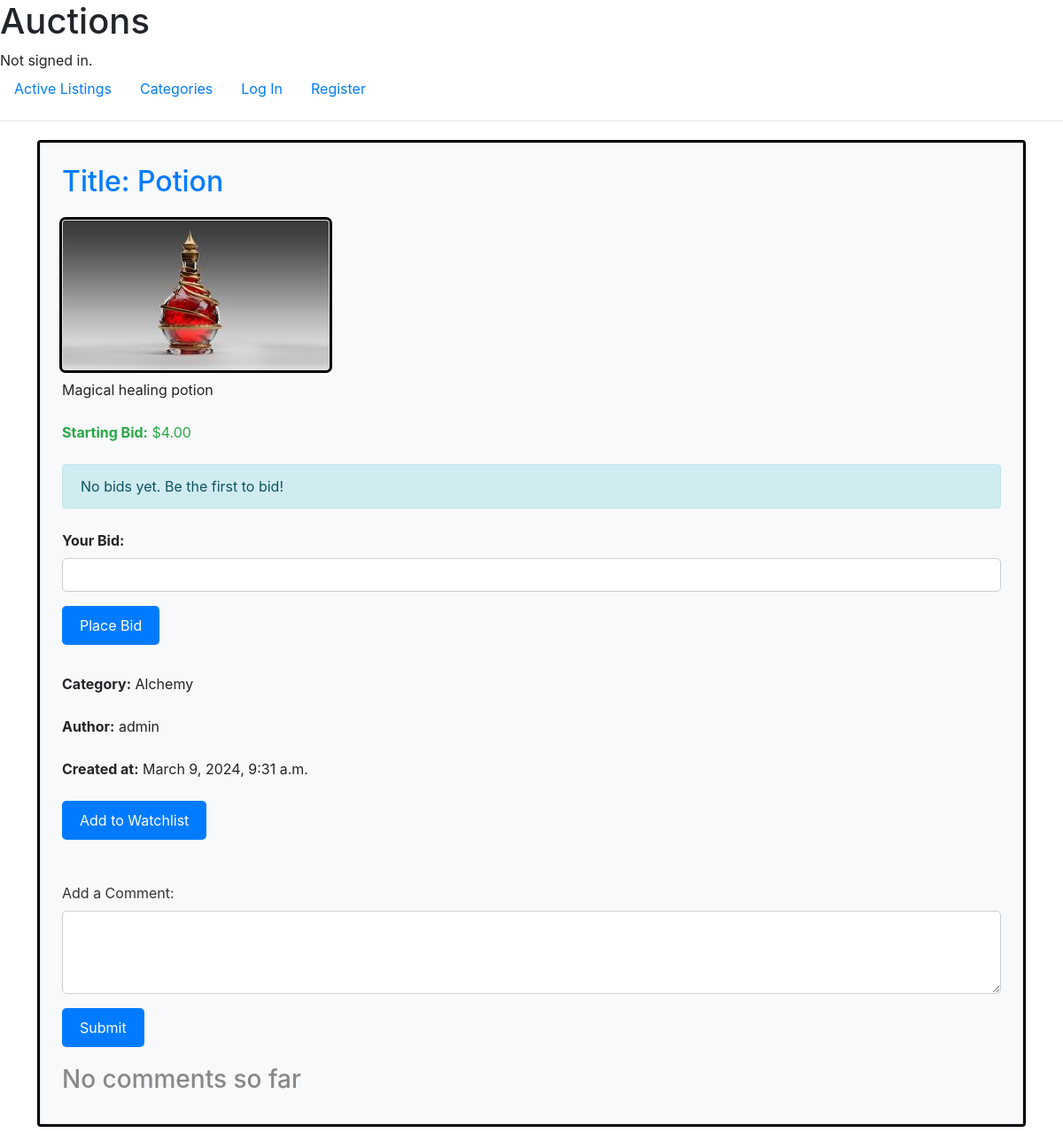
The app's page /listings/1, older data.
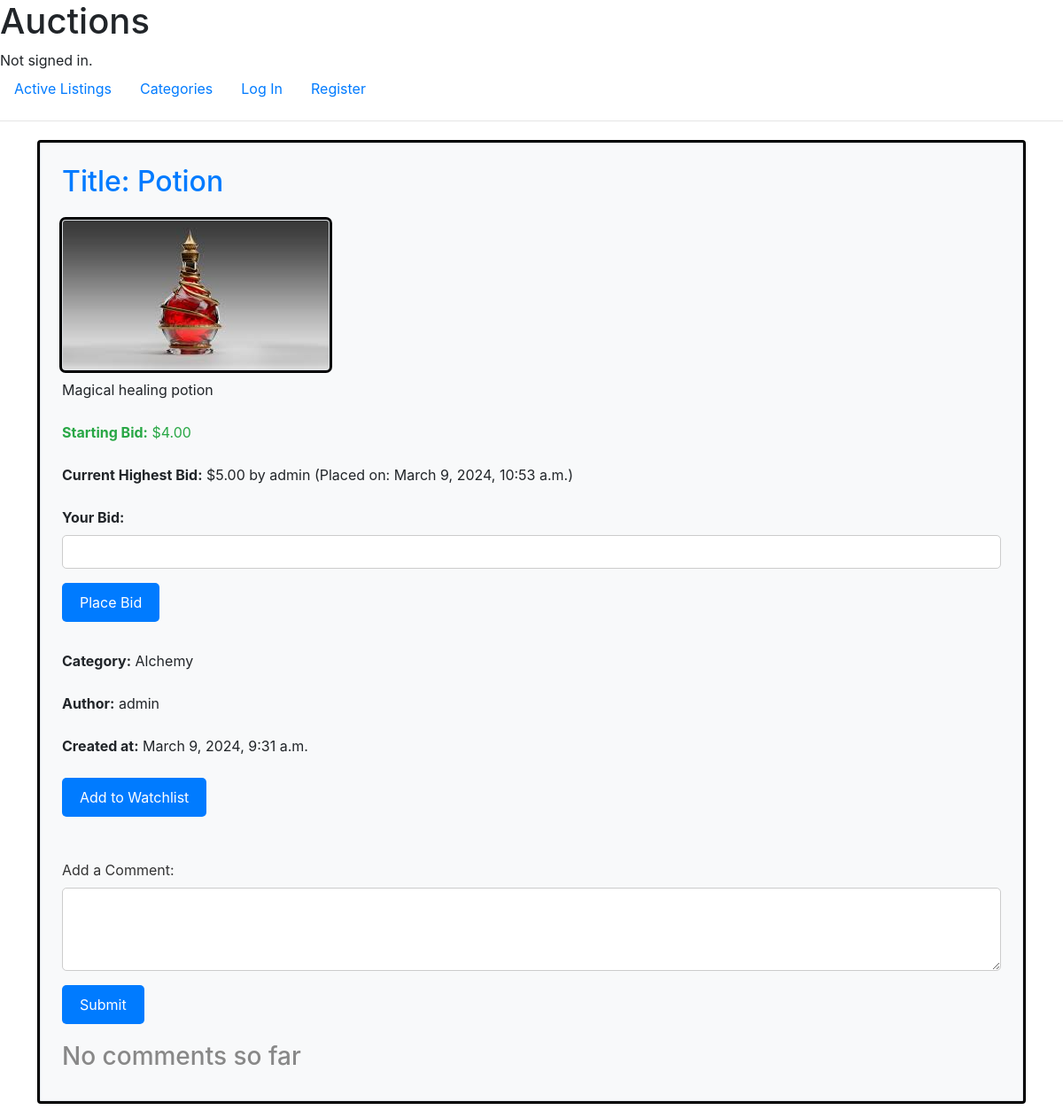
The same page, newer data.
### auctions/models.py (models this page shows)
class Bid(models.Model):
    listing = models.ForeignKey(Listing, on_delete=models.CASCADE, related_name='bids')
    bidder = models.ForeignKey(User, on_delete=models.CASCADE, related_name='bids')
    amount = models.DecimalField(max_digits=10, decimal_places=2)
    created_at = models.DateTimeField(auto_now_add=True)

class User(AbstractUser):
    watchlist = models.ManyToManyField('Listing', related_name='watchers', blank=True)

### auctions/views.py (the view)
# urls.py: path("listings/<int:listing_id>", views.listing_detail, name="listing_detail"),
def listing_detail(request, listing_id):
    listing = Listing.objects.get(pk=listing_id)
    comments = Comment.objects.filter(listing=listing)
    highest_bid = None
    if listing.bids.exists():
        highest_bid = listing.bids.order_by('-amount').first()
    return render(request, 'auctions/listing_detail.html', {'listing': listing, 'highest_bid': highest_bid, 'comments': comments})

### auctions/templates/auctions/listing_detail.html (shortened to what this page needs)
{% extends "auctions/layout.html" %}
{% load static %}
{% block body %}
<div class="container mt-4">
    <div class="border p-4 bg-light">
        <h2 class="mb-4 text-primary">Title: {{ listing.title }}</h2>
        {% if listing.image %}
            <div class="item__img mr-4">
                <img src="{{ listing.image.url }}" alt="img" class="img-fluid rounded border">
            </div>
        {% endif %}
        <div class="desc mb-4">{{ listing.description }}</div>
        <div class="bid mb-4 text-success"><strong>Starting Bid:</strong> ${{ listing.starting_bid }}</div>
        {% if listing.is_active %}
            {% if highest_bid %}
                <div class="current-bid mb-4">
                    <strong>Current Highest Bid:</strong> ${{ highest_bid.amount }} by {{ highest_bid.bidder.username }}
                    (Placed on: {{ highest_bid.created_at }})
                </div>
            {% else %}
                <div class="no-bids mb-4 alert alert-info">No bids yet. Be the first to bid!</div>
            {% endif %}
            <form method="post" action="{% url 'place_bid' listing.id %}" class="mb-4">
                <div class="form-group">
                    <label for="bid_amount"><strong>Your Bid:</strong></label>
                    <div class="input-group">
                        <input type="number" name="bid_amount" step="0.01" required class="form-control">
                    </div>
                </div>
                <button type="submit" class="btn btn-primary mb-2">Place Bid</button>
            </form>
        {% endif %}
        {% if listing.category %}
            <div class="category mb-4"><strong>Category:</strong> {{ listing.category.name }}</div>
        {% endif %}
        {% if listing.author %}
            <div class="author mb-4"><strong>Author:</strong> {{ listing.author.username }}</div>
        {% endif %}
        {% if listing.created_at %}
            <div class="created-at mb-4"><strong>Created at:</strong> {{ listing.created_at }}</div>
        {% endif %}
        {% if listing.is_active %}
            <form method="post" action="{% url 'watchlist' %}" class="mb-4">
                <button type="submit" name="action" value="add" class="btn btn-primary">Add to Watchlist</button>
            </form>
        {% endif %}
        <br>
        <form method="post" action="{% url 'add_comment' listing_id=listing.id %}" class="comment-form">
            <div class="form-group">
                <label for="comment_text" class="form-label">Add a Comment:</label>
                <textarea class="form-control" id="comment_text" name="comment_text" rows="3"></textarea>
            </div>
            <button type="submit" class="btn btn-primary">Submit</button>
        </form>
        <div class="comments-section">
            {% if comments %}
                <h3 class="comments-heading">Comments:</h3>
                <ul class="comment-list">
                    {% for comment in comments %}
                        <li class="comment-item">
                            <span class="comment-content">{{ comment.content }}</span> -
                            <span class="comment-info">by {{ comment.commenter.username }} ({{ comment.created_at }})</span>
                        </li>
                    {% endfor %}
                </ul>
            {% else %}
                <h3 class="no-comments-heading">No comments so far</h3>
            {% endif %}
        </div>
    </div>
</div>
{% endblock %}

Row changes from the older to the newer data that the page shows:
added Bid: amount "5.00", bidder.username "admin", created_at "March 9, 2024, 10:53 a.m."
Text that changed along with them:
text no longer shown: "No bids yet. Be the first to bid!"
text now shown: "Current Highest Bid: $ by (Placed on: )"
